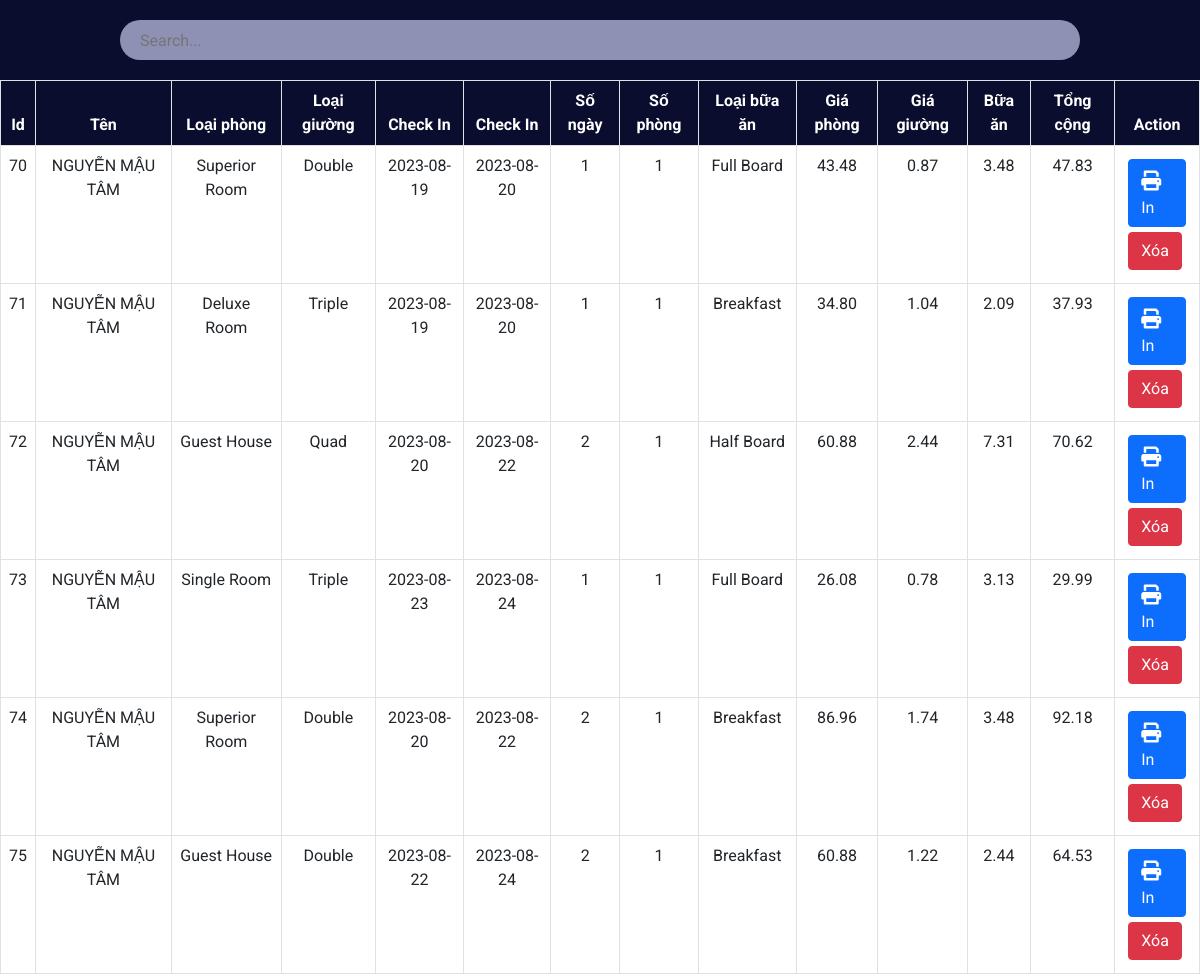
Screenshot of /admin/payment.php with the database file from the repository.
### tables this page shows
CREATE TABLE `payment` (
  `id` int(30) NOT NULL,
  `Name` varchar(30) NOT NULL,
  `Email` varchar(30) NOT NULL,
  `RoomType` varchar(30) NOT NULL,
  `Bed` varchar(30) NOT NULL,
  `NoofRoom` int(30) NOT NULL,
  `cin` date NOT NULL,
  `cout` date NOT NULL,
  `noofdays` int(30) NOT NULL,
  `roomtotal` double(8,2) NOT NULL,
  `bedtotal` double(8,2) NOT NULL,
  `meal` varchar(30) NOT NULL,
  `mealtotal` double(8,2) NOT NULL,
  `finaltotal` double(8,2) NOT NULL
);

### admin/payment.php (the view, shortened to what this page needs)
<?php
include '../config.php';
?>
<!DOCTYPE html>
<html lang="en">
<head>
    <link rel="stylesheet" href="../css/bootstrap.min.css">
    <link rel="stylesheet" href="./css/fontawesome.pro.6.0.0.css">
    <link rel="stylesheet" href="./css/roombook-page.css">
</head>
<body>
    <div class="searchsection">
        <input type="text" name="search_bar" id="search_bar" placeholder="Search..." onkeyup="searchFun()">
    </div>
    <div class="roombooktable" class="table-responsive-xl">
        <?php
        $paymanttablesql = "SELECT * FROM payment";
        $paymantresult = mysqli_query($conn, $paymanttablesql);
        ?>
        <table class="table table-bordered" id="table-data">
            <thead>
                <tr>
                    <th scope="col">Id</th>
                    <th scope="col">Tên</th>
                    <th scope="col">Loại phòng</th>
                    <th scope="col">Loại giường</th>
                    <th scope="col">Check In</th>
                    <th scope="col">Check In</th>
                    <th scope="col">Số ngày</th>
                    <th scope="col">Số phòng</th>
                    <th scope="col">Loại bữa ăn</th>
                    <th scope="col">Giá phòng</th>
                    <th scope="col">Giá giường</th>
                    <th scope="col">Bữa ăn</th>
                    <th scope="col">Tổng cộng</th>
                    <th scope="col">Action</th>
                </tr>
            </thead>
            <tbody>
                <?php
                while ($res = mysqli_fetch_array($paymantresult)) {
                ?>
                    <tr>
                        <td><?php echo $res['id'] ?></td>
                        <td><?php echo $res['Name'] ?></td>
                        <td><?php echo $res['RoomType'] ?></td>
                        <td><?php echo $res['Bed'] ?></td>
                        <td><?php echo $res['cin'] ?></td>
                        <td><?php echo $res['cout'] ?></td>
                        <td><?php echo $res['noofdays'] ?></td>
                        <td><?php echo $res['NoofRoom'] ?></td>
                        <td><?php echo $res['meal'] ?></td>
                        <td><?php echo $res['roomtotal'] ?></td>
                        <td><?php echo $res['bedtotal'] ?></td>
                        <td><?php echo $res['mealtotal'] ?></td>
                        <td><?php echo $res['finaltotal'] ?></td>
                        <td class="action">
                            <a href="invoiceprint.php?id= <?php echo $res['id'] ?>"><button class="btn btn-primary"><i class="fa-solid fa-print"></i>In</button></a>
                            <a href="paymantdelete.php?id=<?php echo $res['id'] ?>"><button class="btn btn-danger">Xóa</button></a>
                        </td>
                    </tr>
                <?php
                }
                ?>
            </tbody>
        </table>
    </div>
</body>
</html>

### admin/css/roombook-page.css (style rules this page uses)
:root { --bg-text-shadow: 0 2px 4px rgb(13 0 77 / 8%), 0 3px 6px rgb(13 0 77 / 8%), 0 8px 16px rgb(13 0 77 / 8%); --bg-box-shadow: 0px 0px 20px 6px rgba(26, 30, 164, 0.31); }
body { background-color: #ffff; }
* { margin: 0; padding: 0; font-family: 'Roboto', sans-serif; }
i { font-size: 20px; }
.searchsection { height: 80px; width: 100%; display: flex; justify-content: space-evenly; align-items: center; background-color: #0a0d2d; position: fixed; z-index: 500; }
#search_bar { height: 40px; width: 80%; border: none; background-color: rgba(195, 198, 233, 0.714); padding-left: 20px; border-radius: 30px; }
a { color: black; }
.roombooktable { position: absolute; color: #0a0d2d; margin-top: 80px; width: 100%; height: 100vh; padding-bottom: 900px; }
.roombooktable thead { background-color: #0a0d2d; color: white; text-align: center; }
.roombooktable tbody { text-align: center; }
.action a { text-decoration: none; }
.action button { display: flex; flex-wrap: wrap; margin: 5px; }

### rows the page displays
payment: id "70", Name "NGUYỄN MẬU TÂM", RoomType "Superior Room", Bed "Double", cin "2023-08-19", cout "2023-08-20", noofdays "1", NoofRoom "1", meal "Full Board", roomtotal "43.48", bedtotal "0.87", mealtotal "3.48", finaltotal "47.83"
payment: id "71", Name "NGUYỄN MẬU TÂM", RoomType "Deluxe Room", Bed "Triple", cin "2023-08-19", cout "2023-08-20", noofdays "1", NoofRoom "1", meal "Breakfast", roomtotal "34.80", bedtotal "1.04", mealtotal "2.09", finaltotal "37.93"
payment: id "72", Name "NGUYỄN MẬU TÂM", RoomType "Guest House", Bed "Quad", cin "2023-08-20", cout "2023-08-22", noofdays "2", NoofRoom "1", meal "Half Board", roomtotal "60.88", bedtotal "2.44", mealtotal "7.31", finaltotal "70.62"
payment: id "73", Name "NGUYỄN MẬU TÂM", RoomType "Single Room", Bed "Triple", cin "2023-08-23", cout "2023-08-24", noofdays "1", NoofRoom "1", meal "Full Board", roomtotal "26.08", bedtotal "0.78", mealtotal "3.13", finaltotal "29.99"
payment: id "74", Name "NGUYỄN MẬU TÂM", RoomType "Superior Room", Bed "Double", cin "2023-08-20", cout "2023-08-22", noofdays "2", NoofRoom "1", meal "Breakfast", roomtotal "86.96", bedtotal "1.74", mealtotal "3.48", finaltotal "92.18"
payment: id "75", Name "NGUYỄN MẬU TÂM", RoomType "Guest House", Bed "Double", cin "2023-08-22", cout "2023-08-24", noofdays "2", NoofRoom "1", meal "Breakfast", roomtotal "60.88", bedtotal "1.22", mealtotal "2.44", finaltotal "64.53"
